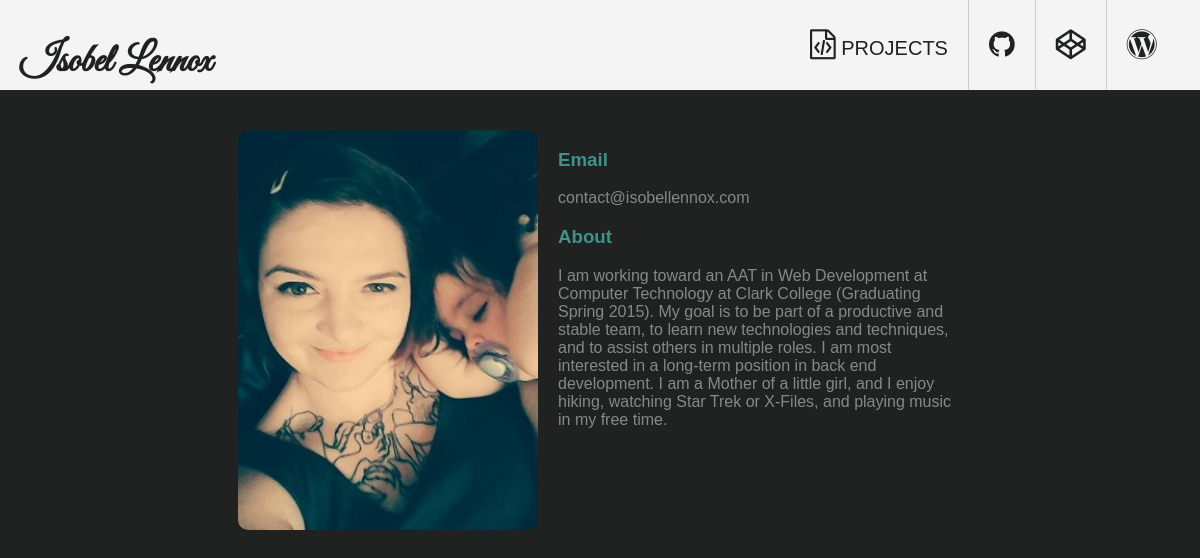
The page / on the database its author committed.
### tables this page shows
CREATE TABLE IF NOT EXISTS `main_content` (
  `id` int(11) NOT NULL,
  `image` varchar(60) NOT NULL,
  `email` varchar(60) NOT NULL,
  `about` varchar(9000) NOT NULL
);

### index.php (the view, shortened to what this page needs)
<?php require_once("inc/db_connect.inc");  ?>
<!DOCTYPE html>
<html lang="en">
<head>
    <link rel="stylesheet" href="css/main.css">
    <link rel="stylesheet" href="//maxcdn.bootstrapcdn.com/font-awesome/4.3.0/css/font-awesome.min.css">
    <link rel="stylesheet" href="js/jquery-2.1.1.min.js">
</head>
<body>
<header>
    <h1 id="name"><a href="index.php">Isobel Lennox</a></h1>
        <nav>
        <ul>
            <li><a href="index.php?projects"><i class="fa fa-file-code-o"></i> Projects </a></li>
            <li><a href="http://github.com.isolennox"><i class="fa fa-github"></i> </a></li>
            <li><a href="http://codepen.io/isolennox"><i class="fa fa-codepen"> </i> </a></li>
            <li><a href="http://lennoxfiles.wordpress.com"><i class="fa fa-wordpress"></i> </a></li>
        </ul>
    </nav>
</header>
<div id="page">
      <?php
    if(isset($_POST['skills'])){
        $skill_id=$_POST['skills'];
             echo "<h1>";
        $skill_query  = "SELECT * FROM skills";
        $skill_result = mysqli_query($connection, $skill_query);
        $skill_num_rows = mysqli_num_rows($skill_result);
        if($skill_num_rows>=1){ ?>
          <form method="POST" >
           <select name="skills" id="skills" onChange="this.form.submit()">
            <option value="1">All Skills</option>
         <?php
            foreach($skill_result as $skill_show){
                if($skill_show['id']==$skill_id){
                    $selected="selected";
                }else{
                    $selected="";
                }
                echo "<option ".$selected." value=\"".$skill_show['id']."\">".$skill_show['name']."  ";
                }
            echo "</select></form>"; }
        $skill_count  = "SELECT * FROM skill_project WHERE skill_id={$skill_id}";
        $count_result = mysqli_query($connection, $skill_count);
        if($count_result){
            $num_rows = mysqli_num_rows($count_result);
            $i=1;
            while( $i<=$num_rows){
            echo " <i class=\"fa fa-file-code-o\"></i>";
                $i++;
            }
        }
    echo " </h1>";
            $skill_proj  = "SELECT * FROM skill_project WHERE skill_id={$skill_id}";
            $skills_result = mysqli_query($connection, $skill_proj);
                if($skills_result){
                    $array=mysqli_fetch_assoc($skills_result);
                    foreach($skills_result as $project){
                 ?>
          <div class="projects_container">
            <?php
            $query  = "SELECT * FROM projects WHERE id={$project['project_id']} ORDER BY id DESC";
            $result = mysqli_query($connection, $query);
            $num_rows = mysqli_num_rows($result);
            if($num_rows>=1){
                foreach($result as $show){
                echo "<div class='projects'>";
                    if(empty($show['image'])){
                    echo "<a target='_blank' href='".$show['url']."' title='View Project'><img src='admin/default_project.png' alt=\"Project Screenshot\" /></a>";
                    }else{
                echo "<a target='_blank' href='".$show['url']."' title='View {$show['title']}'><img src='admin/{$show['image']}' alt=\"Project Screenshot\" /></a>";
                    }
                echo "<h3>".$show['title']."</h3> ";
                echo "<p>".$show['subtitle']."</p> ";
                echo "<p>".$show['created_for']."</p> ";
                $skill_query  = "SELECT * FROM skill_project WHERE project_id={$show['id']}";
                $skill_result = mysqli_query($connection, $skill_query);
                $skill_num_rows = mysqli_num_rows($skill_result);
                if($skill_num_rows>=1){
                     echo "<p><strong>Skills:</strong> ";
                foreach($skill_result as $skill_show){
                        $skill_name_query  = "SELECT * FROM skills WHERE id={$skill_show['skill_id']} ";
                        $skill_name_result = mysqli_query($connection, $skill_name_query);
                        if($skill_name_result){
                            $skill_array=mysqli_fetch_assoc($skill_name_result);
                        echo  $skill_array['name'].", ";
                        }
                }
                    echo "</p>";
                }
                echo "<a href=\"".$show['url']."\" >View this Project</a>";
                echo "</div> ";
                    echo "<hr/>";
                }
            }else{ echo "Isobel does not have any projects yet!"; } ?>
                 <hr/>
        </div>
        <?php
                    }
                }
}else{
        $main_query  = "SELECT * FROM main_content";
    $main_result = mysqli_query($connection, $main_query);
    $main_num_rows = mysqli_num_rows($main_result);
    if($main_num_rows>=1){
        foreach($main_result as $main_show){
            if(empty($main_show['image'])){
                $image = "img/default.jpg";
                }else{
                $image = $main_show['image'];
                }
            $email = $main_show['email'];
            $about = $main_show['about'];
        }
    }else{
        $image = "img/default.jpg";
        $email = "isolennox@gmail.com";
        $about = "Say something...";
    }
    ?>
        <img src="<?php echo $image; ?>" alt="current image">
         <h3>Email </h3> <p><?php echo $email; ?></p>
         <h3>About </h3> <p><?php echo $about; ?></p>
 <?php } ?>
    </div>
</body>
</html>

### css/main.css (style rules this page uses)
body { font-family: "Nunito", sans-serif; background: #202121; font-family: sans-serif; font-size: 16px; }
h3, a { color: #3C948B; }
header { width: 100%; height: 70px; background: #F4F4F4; padding: 10px; position: fixed; top: 0; left: 0; z-index: 999; }
header h1 { font-family: "Great Vibes", cursive; font-size: 40px; text-align: left; position: relative; top: -10px; padding: 10px; }
header a { color: #202121; text-decoration: none; }
nav { width: 450px; height: 70px; font-size: 14px; text-transform: uppercase; position: absolute; right: 20px; top: -15px; }
nav li { list-style: outside none none; float: left; padding: 30px 20px; font-size: 20px; border-right: 1px solid #ccc; }
nav li:last-child { border-right: none; }
nav .fa { font-size: 30px; }
#page { color: #888; margin: 100px 200px; padding: 30px; }
#page img { float: left; margin: 0 20px 20px 0; border-radius: 10px; width: 300px; }

### rows shown on the page
main_content: image (picture), email "contact@isobellennox.com", about "I am working toward an AAT in Web Development at Computer Technology at Clark College (Graduating Spring 2015). My goal is to be part of a productive and stable team, to learn new technologies and techniques, and to assist others in multiple roles. I am most interested in a long-term position in back end development. I am a Mother of a little girl, and I enjoy hiking, watching Star Trek or X-Files, and playing music in my free time."
